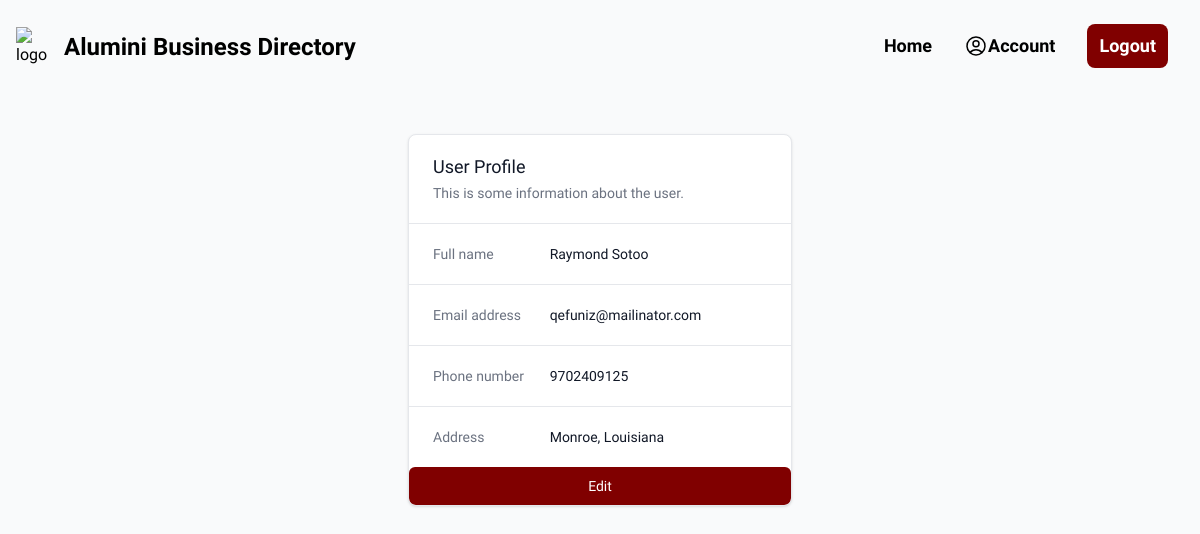
The app's page /account/ (signed in), older data.
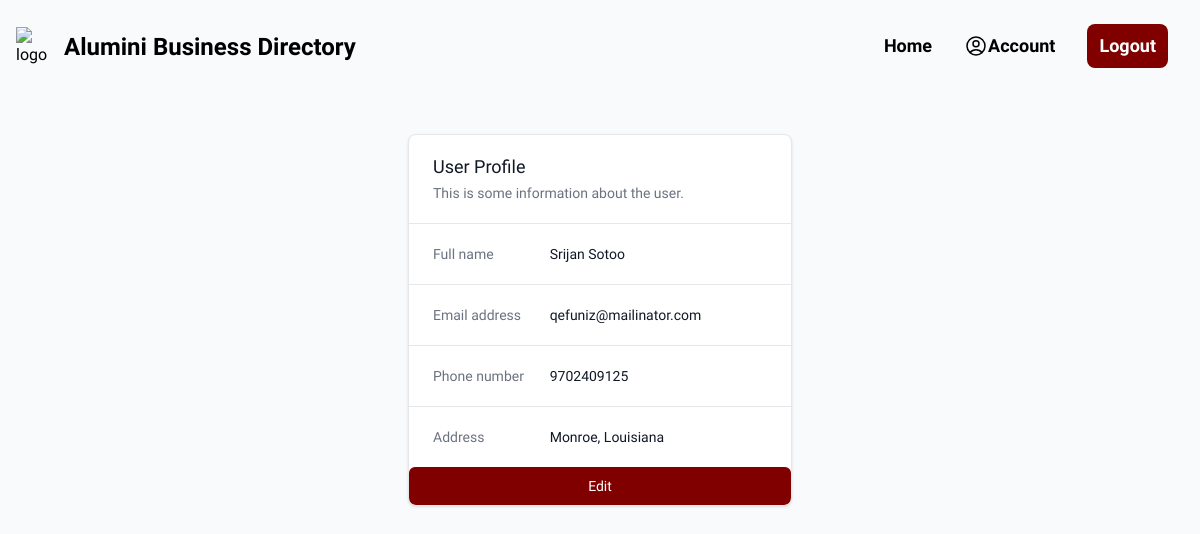
The same page, newer data.
### users/models.py (models this page shows, shortened)
class CustomUser(AbstractBaseUser, PermissionsMixin):
    id = models.CharField(
        _("ID"), primary_key=True, max_length=22, default=shortuuid.uuid, editable=False
    )
    email = models.EmailField(_("Email Address"), unique=True)
    full_name = models.CharField(_("Full Name"), max_length=100)
    phone_number = models.CharField(
        _("Phone Number"), max_length=15, null=True, blank=True
    )
    address = models.TextField(_("Address"), null=True, blank=True)
    is_active = models.BooleanField(_("Is Active"), default=True)
    is_staff = models.BooleanField(_("Is Staff"), default=False)
    date_joined = models.DateTimeField(_("Date Joined"), default=timezone.now)
    objects = CustomUserManager()
    USERNAME_FIELD = "email"
    REQUIRED_FIELDS = ["full_name"]
    class Meta:
        verbose_name = _("User")
        verbose_name_plural = _("Users")
        ordering = ["-date_joined"]

### alumini/views.py (the view)
# urls.py: path("account/", account, name="account"),
@login_required(login_url="login")
def account(request):
    user = request.user
    context = {"user": user}
    return render(request, "alumini/account.html", context)

### alumini/templates/alumini/account.html
{% extends "main.html" %} {% block content %}
<div
  class="bg-white overflow-hidden shadow rounded-lg border mx-auto max-w-sm my-10"
>
  <div class="px-4 py-5 sm:px-6">
    <h3 class="text-lg leading-6 font-medium text-gray-900">User Profile</h3>
    <p class="mt-1 max-w-2xl text-sm text-gray-500">
      This is some information about the user.
    </p>
  </div>
  <div class="border-t border-gray-200 px-4 py-5 sm:p-0">
    <dl class="sm:divide-y sm:divide-gray-200">
      <div class="py-3 sm:py-5 sm:grid sm:grid-cols-3 sm:gap-4 sm:px-6">
        <dt class="text-sm font-medium text-gray-500">Full name</dt>
        <dd class="mt-1 text-sm text-gray-900 sm:mt-0 sm:col-span-2">
          {{user.full_name}}
        </dd>
      </div>
      <div class="py-3 sm:py-5 sm:grid sm:grid-cols-3 sm:gap-4 sm:px-6">
        <dt class="text-sm font-medium text-gray-500">Email address</dt>
        <dd class="mt-1 text-sm text-gray-900 sm:mt-0 sm:col-span-2">
          {{user.email}}
        </dd>
      </div>
      <div class="py-3 sm:py-5 sm:grid sm:grid-cols-3 sm:gap-4 sm:px-6">
        <dt class="text-sm font-medium text-gray-500">Phone number</dt>
        <dd class="mt-1 text-sm text-gray-900 sm:mt-0 sm:col-span-2">
          {{user.phone_number}}
        </dd>
      </div>
      <div class="py-3 sm:py-5 sm:grid sm:grid-cols-3 sm:gap-4 sm:px-6">
        <dt class="text-sm font-medium text-gray-500">Address</dt>
        <dd class="mt-1 text-sm text-gray-900 sm:mt-0 sm:col-span-2">
          {{user.address}}
        </dd>
      </div>
    </dl>
  </div>
  <div>
    <a
      href="{% url 'edit_profile' %}"
      class="block w-full bg-[#800000] border border-transparent rounded-md py-2 px-4 text-sm text-center font-medium text-white hover:bg-[#801818]"
      >Edit</a
    >
  </div>
</div>
{% endblock %}

### templates/main.html (shortened to what this page needs)
<!DOCTYPE html>
<html lang="en">
  <head>
    <script src="https://cdn.tailwindcss.com"></script>
  </head>
  <body class="bg-gray-50" style="font-family: 'Lexend', sans-serif">
    {% include "navbar.html" %}
     {% block content%}{% endblock %}
  </body>
</html>

### templates/navbar.html (shortened to what this page needs)
{% load static %}
<header class="hidden md:block flex items-center">
  <div class="container md:flex sticky top-0 items-center justify-between py-2">
    <h1>
      <a class="flex items-center gap-2" href="{% url 'home' %}">
        <img class="h-6 w-6 md:h-10 md:w-10" src="https://utfs.io/f/UwrgskiXFxlehRx9WqDn2ixgpqzCw3MaPB9FLrjshSKQOWcG"
          alt="logo" />
        <h1 class="hidden md:inline md:text-lg lg:text-2xl font-semibold">
          Alumini Business Directory
        </h1>
      </a>
    </h1>
    <nav id="menu" class="hidden md:block nav md:font-semibold text-sm lg:text-lg w-full md:w-auto">
      <ul class="flex md:flex-row items-center">
        <li
          class="p-4 border-b-2 border-[#800000] border-opacity-0 hover:border-opacity-100 hover:text-[#800000] duration-200 cursor-pointer active">
          <a href="{% url 'home' %}">Home</a>
        </li>
        <li
          class="p-4 border-b-2 border-[#800000] border-opacity-0 hover:border-opacity-100 hover:text-[#800000] duration-200 cursor-pointer">
          <a class="flex items-center" href="{% url 'account' %}">
            <span>Account</span></a>
        </li>
        <li
          class="p-4 border-b-2 border-[#800000] border-opacity-0 hover:border-opacity-100 hover:text-[#800000] duration-200 cursor-pointer">
          {% if request.user.is_authenticated %}
          <a href="{% url 'logout' %}"><button class="bg-[#800000] text-white px-3 py-2 rounded-lg">
              Logout
            </button></a>
          {% else %}
          <a href="{% url 'login' %}"><button class="bg-[#800000] text-white px-3 py-2 rounded-lg">
              Login
            </button></a>
          {% endif %}
        </li>
      </ul>
    </nav>
  </div>
</header>

Row changes from the older to the newer data that the page shows:
changed CustomUser "qefuniz@mailinator.com": full_name "Raymond Sotoo" → "Srijan Sotoo"
